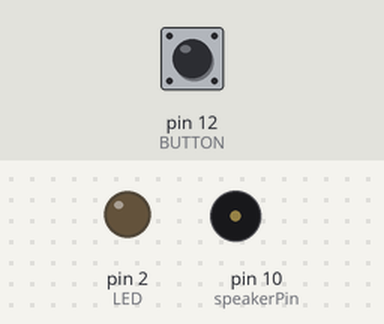
Recording of a sketch running on a simulated Arduino Uno, built with avr-gcc and run on an emulated ATmega328P. On the bench: output pins drawn as LEDs (lit = HIGH), buzzer (waves = sounding). Dashed ring = blinking. Inputs (shaded band) come from the test bench; at power-on: pin 12 (BUTTON) HIGH.

Above: at 1.2 s.
1.3 s: pin 12 (BUTTON) pulled LOW for 0.15 s
At 1.7 s:
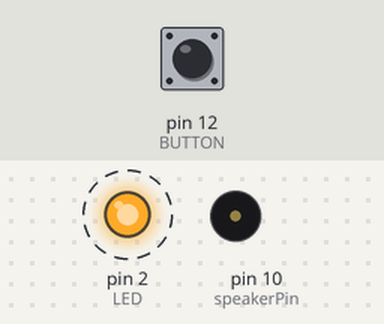
4.4 s: pin 12 (BUTTON) pulled LOW for 1 s
At 4.4 s:
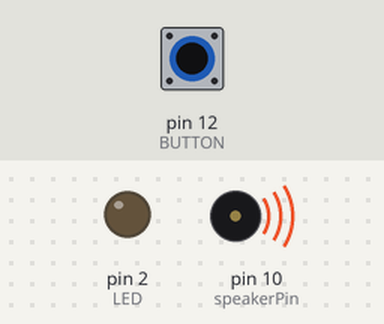
At 5.6 s:
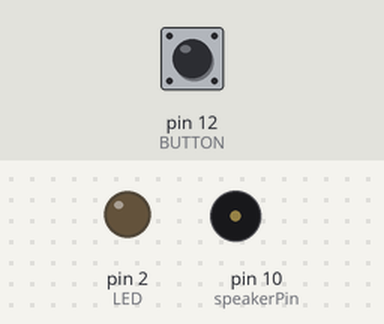
Timing chart, 0 to 7.4 s (numbered marks = the images above; inputs shaded):
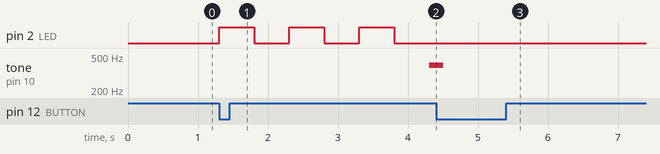

Measured:
- after the input at 1.3 s, pin 2 (LED): alternates HIGH for 0.50 s and LOW for 0.50 s, starting at once; tone on pin 10 (speakerPin): silent → 392 Hz after 3.0 s
- after the input at 4.4 s, tone on pin 10 (speakerPin): goes on until 4.5 s, then stays silent

The sketch:

Timer.ino
```cpp
//  ¹ K Ì è ` ( ü g  )
#define NOTE_C4 262
#define NOTE_D4 294
#define NOTE_E4 330
#define NOTE_F4 349
#define NOTE_G4 392
#define NOTE_A4 440
#define NOTE_B4 492
#define NOTE_C5 523

//  s   Ì | [ g
const int LED = 2;
const int BUTTON = 12;
const int speakerPin = 10;

const int set_sec = 3; //  ^ C } [ Ì b  
int sec = 0;           //  ^ C } [ Ì o ß   Ô ð Û ¶ · é ½ ß Ì Ï  
int state = -1;        //  ^ C } [ Ì ó Ô

//  Ý è
void setup() {
  pinMode(LED, OUTPUT);
  pinMode(BUTTON, INPUT);
  pinMode(speakerPin, OUTPUT);
  Serial.begin(9600);
}

//    C     [ v
void loop() {
  if (digitalRead(BUTTON) == LOW && state == -1) {
    sec = set_sec;
    state = 0;
  }

  //  ^ C } [ ª X ^ [ g µ Ä ¢ é Æ «
  if (state == 0) {
    digitalWrite(LED, HIGH); // LED ð _ Å ³ ¹ é
    delay(500);
    digitalWrite(LED, LOW);
    delay(500);
    sec--; //    Ô ð J E   g

    if (sec <= 0)
      state = 1; //  ^ C } [ Ì ó Ô ð Â ç · ó Ô É
  }

  //  ^ C } [ ª0 Ì Æ «
  if (state == 1) {
    tone(speakerPin, NOTE_G4, 200); //  ¹ ð Â ç ·
    delay(400);
    if (digitalRead(BUTTON) == LOW) { //  { ^   ª   ³ ê ½ ç Å   Ì ó Ô É ß ·
      state = -1;
      delay(1000);
    }
  }
}

//  v   O    8  Timer.ino :    p À ±2
```
